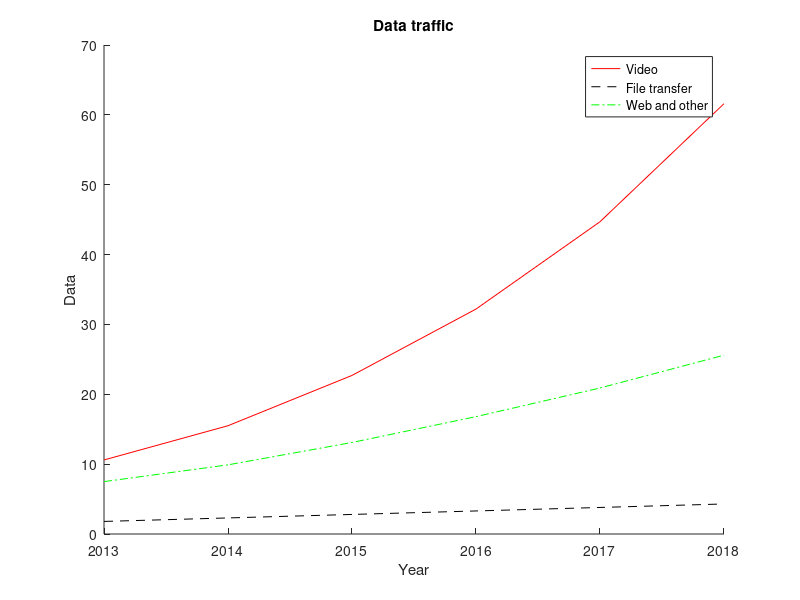

Here is the MATLAB script that generated this plot:
clear;
close all;
load datatraffic;

hold on;
%plot video with red solid color
plot(years, traffic(:,1), '-r');
%plot filetransfer with dashed black
plot(years, traffic(:,2), '--black');
%plot web and other with dash dot green
plot(years, traffic(:,3), '-.g');

xlabel('Year');
ylabel('Data')
title('Data traffic')
legend('Video', 'File transfer', 'Web and other')
